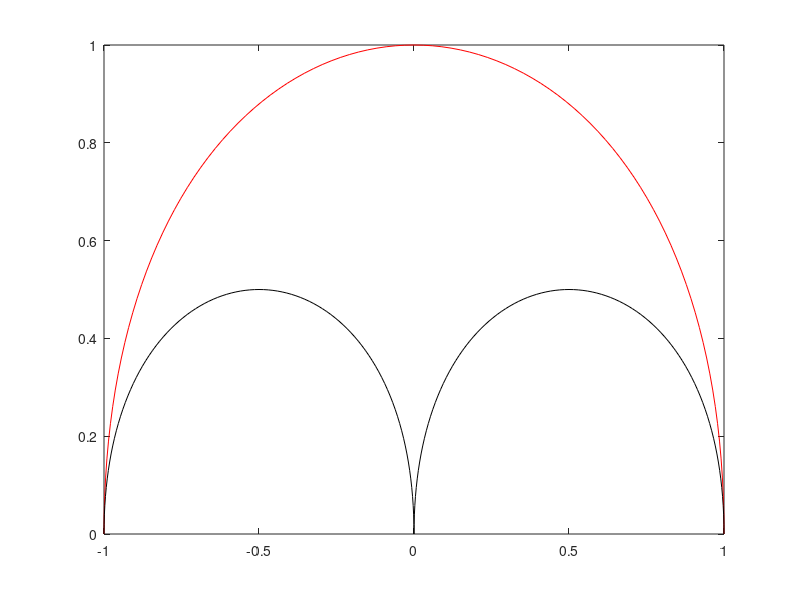

MATLAB code to generate this figure:
t=[0.0:0.01:1.0];
b=[-1.0 0.0; -1.0 4.0/3.0; 1.0 4.0/3.0; 1.0 0.0];


x = 0;
y = 0;

for i=1:4
 
  ifak = 1;
  for j=1:i-1
    ifak = ifak * j;
  end
  
  nfak = 1;  
  for j=1:3
    nfak = nfak * j;
  end
  
  nminifak = 1;
  for j=1:4-i;
    nminifak = nminifak * j;
  end
  
  x = x + b(i,1) * (nfak/(ifak * nminifak)) * (t.^(i-1)) .* ((1-t).^(4-i));
  y = y + b(i,2) * (nfak/(ifak * nminifak)) * (t.^(i-1)) .* ((1-t).^(4-i));

end 

plot(x,y,'r');
hold on;

b=[-1.0 0.0; -1.0 2.0/3.0; 0.0 2.0/3.0; 0.0 0.0; 0.0 0.0; 0.0 2.0/3.0; 1.0 2.0/3.0; 1.0 0.0];

x = 0;
y = 0;

for i=1:4
 
  ifak = 1;
  for j=1:i-1
    ifak = ifak * j;
  end
  
  nfak = 1;  
  for j=1:3
    nfak = nfak * j;
  end
  
  nminifak = 1;
  for j=1:4-i;
    nminifak = nminifak * j;
  end
  
  x = x + b(i,1) * (nfak/(ifak * nminifak)) * (t.^(i-1)) .* ((1-t).^(4-i));
  y = y + b(i,2) * (nfak/(ifak * nminifak)) * (t.^(i-1)) .* ((1-t).^(4-i));

end 

plot(x,y,'k');

x = 0;
y = 0;

for i=5:8
   
  ifak = 1;
  for j=1:i-5
    ifak = ifak * j;
  end
  
  nfak = 1;  
  for j=1:3
    nfak = nfak * j;
  end
  
  nminifak = 1;
  for j=1:8-i;
    nminifak = nminifak * j;
  end
  
  x = x + b(i,1) * (nfak/(ifak * nminifak)) * (t.^(i-5)) .* ((1-t).^(8-i));
  y = y + b(i,2) * (nfak/(ifak * nminifak)) * (t.^(i-5)) .* ((1-t).^(8-i));

end 

plot(x,y,'k');
